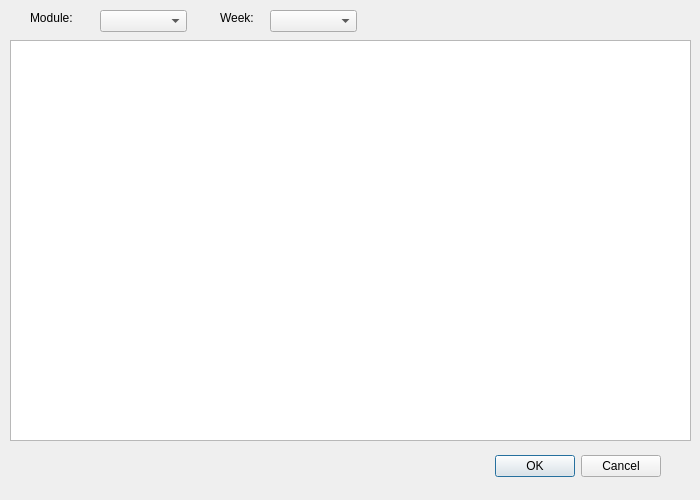
<?xml version="1.0" encoding="UTF-8"?>
<ui version="4.0">
 <class>Dialog</class>
 <widget class="QDialog" name="Dialog">
  <property name="geometry">
   <rect>
    <x>0</x>
    <y>0</y>
    <width>700</width>
    <height>500</height>
   </rect>
  </property>
  <property name="minimumSize">
   <size>
    <width>700</width>
    <height>500</height>
   </size>
  </property>
  <property name="maximumSize">
   <size>
    <width>700</width>
    <height>500</height>
   </size>
  </property>
  <property name="windowTitle">
   <string>Manage Student Marks</string>
  </property>
  <widget class="QDialogButtonBox" name="buttonBox">
   <property name="geometry">
    <rect>
     <x>320</x>
     <y>450</y>
     <width>341</width>
     <height>32</height>
    </rect>
   </property>
   <property name="orientation">
    <enum>Qt::Horizontal</enum>
   </property>
   <property name="standardButtons">
    <set>QDialogButtonBox::Cancel|QDialogButtonBox::Ok</set>
   </property>
  </widget>
  <widget class="QTableWidget" name="tableWidget">
   <property name="geometry">
    <rect>
     <x>10</x>
     <y>40</y>
     <width>681</width>
     <height>401</height>
    </rect>
   </property>
  </widget>
  <widget class="QComboBox" name="comboBox_assignment">
   <property name="geometry">
    <rect>
     <x>270</x>
     <y>10</y>
     <width>87</width>
     <height>22</height>
    </rect>
   </property>
  </widget>
  <widget class="QLabel" name="label">
   <property name="geometry">
    <rect>
     <x>220</x>
     <y>10</y>
     <width>51</width>
     <height>16</height>
    </rect>
   </property>
   <property name="text">
    <string>Week:</string>
   </property>
  </widget>
  <widget class="QLabel" name="label_2">
   <property name="geometry">
    <rect>
     <x>30</x>
     <y>10</y>
     <width>72</width>
     <height>15</height>
    </rect>
   </property>
   <property name="text">
    <string>Module:</string>
   </property>
  </widget>
  <widget class="QComboBox" name="comboBox_moduleCode">
   <property name="geometry">
    <rect>
     <x>100</x>
     <y>10</y>
     <width>87</width>
     <height>22</height>
    </rect>
   </property>
  </widget>
 </widget>
 <resources/>
 <connections>
  <connection>
   <sender>buttonBox</sender>
   <signal>accepted()</signal>
   <receiver>Dialog</receiver>
   <slot>accept()</slot>
   <hints>
    <hint type="sourcelabel">
     <x>248</x>
     <y>254</y>
    </hint>
    <hint type="destinationlabel">
     <x>157</x>
     <y>274</y>
    </hint>
   </hints>
  </connection>
  <connection>
   <sender>buttonBox</sender>
   <signal>rejected()</signal>
   <receiver>Dialog</receiver>
   <slot>reject()</slot>
   <hints>
    <hint type="sourcelabel">
     <x>316</x>
     <y>260</y>
    </hint>
    <hint type="destinationlabel">
     <x>286</x>
     <y>274</y>
    </hint>
   </hints>
  </connection>
 </connections>
</ui>
